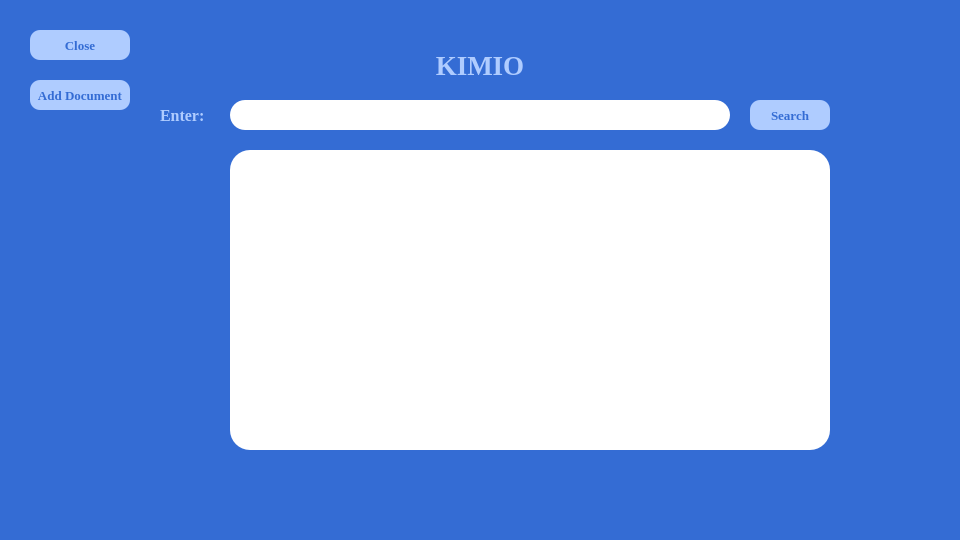
<?xml version="1.0" encoding="UTF-8"?>
<ui version="4.0">
 <class>MainWindow</class>
 <widget class="QMainWindow" name="MainWindow">
  <property name="geometry">
   <rect>
    <x>0</x>
    <y>0</y>
    <width>960</width>
    <height>540</height>
   </rect>
  </property>
  <property name="windowTitle">
   <string>MainWindow</string>
  </property>
  <property name="styleSheet">
   <string notr="true">background-color: rgb(52, 108, 212);</string>
  </property>
  <widget class="QWidget" name="centralwidget">
   <widget class="QStackedWidget" name="stackedWidget">
    <property name="geometry">
     <rect>
      <x>0</x>
      <y>0</y>
      <width>960</width>
      <height>540</height>
     </rect>
    </property>
    <property name="currentIndex">
     <number>0</number>
    </property>
    <widget class="QWidget" name="searchPage">
     <widget class="QTextBrowser" name="resultsBrowser">
      <property name="geometry">
       <rect>
        <x>230</x>
        <y>150</y>
        <width>600</width>
        <height>300</height>
       </rect>
      </property>
      <property name="font">
       <font>
        <family>Times New Roman</family>
        <pointsize>12</pointsize>
       </font>
      </property>
      <property name="styleSheet">
       <string notr="true">color: rgb(52, 108, 212);
background-color: rgb(255, 255, 255);
border-radius: 20px;</string>
      </property>
     </widget>
     <widget class="QLineEdit" name="lineEdit">
      <property name="geometry">
       <rect>
        <x>230</x>
        <y>100</y>
        <width>500</width>
        <height>30</height>
       </rect>
      </property>
      <property name="font">
       <font>
        <family>Times New Roman</family>
        <pointsize>12</pointsize>
       </font>
      </property>
      <property name="styleSheet">
       <string notr="true">color: rgb(52, 108, 212);
background-color: rgb(255, 255, 255);
border-radius: 15px;</string>
      </property>
      <property name="text">
       <string/>
      </property>
     </widget>
     <widget class="QLabel" name="labelEnter">
      <property name="geometry">
       <rect>
        <x>160</x>
        <y>100</y>
        <width>50</width>
        <height>30</height>
       </rect>
      </property>
      <property name="font">
       <font>
        <family>Times New Roman</family>
        <pointsize>12</pointsize>
        <bold>true</bold>
       </font>
      </property>
      <property name="styleSheet">
       <string notr="true">color: rgb(175, 204, 255);</string>
      </property>
      <property name="text">
       <string>Enter:</string>
      </property>
     </widget>
     <widget class="QPushButton" name="buttonSearch">
      <property name="geometry">
       <rect>
        <x>750</x>
        <y>100</y>
        <width>80</width>
        <height>30</height>
       </rect>
      </property>
      <property name="font">
       <font>
        <family>Times New Roman</family>
        <pointsize>10</pointsize>
        <bold>true</bold>
       </font>
      </property>
      <property name="styleSheet">
       <string notr="true">QPushButton
{
	border-radius: 10px;
	color: rgb(52, 108, 212);
	background-color: rgb(175, 204, 255);
}
QPushButton:hover
{
	color: rgb(40, 82, 160);
	background-color: rgb(155, 192, 255);
}</string>
      </property>
      <property name="text">
       <string>Search</string>
      </property>
     </widget>
     <widget class="QPushButton" name="buttonCloseSearch">
      <property name="geometry">
       <rect>
        <x>30</x>
        <y>30</y>
        <width>100</width>
        <height>30</height>
       </rect>
      </property>
      <property name="font">
       <font>
        <family>Times New Roman</family>
        <pointsize>10</pointsize>
        <bold>true</bold>
       </font>
      </property>
      <property name="styleSheet">
       <string notr="true">QPushButton
{
	border-radius: 10px;
	color: rgb(52, 108, 212);
	background-color: rgb(175, 204, 255);
}
QPushButton:hover
{
	color: rgb(40, 82, 160);
	background-color: rgb(155, 192, 255);
}</string>
      </property>
      <property name="text">
       <string>Close</string>
      </property>
     </widget>
     <widget class="QLabel" name="labelName">
      <property name="geometry">
       <rect>
        <x>230</x>
        <y>50</y>
        <width>500</width>
        <height>30</height>
       </rect>
      </property>
      <property name="font">
       <font>
        <family>Times New Roman</family>
        <pointsize>20</pointsize>
        <bold>true</bold>
       </font>
      </property>
      <property name="styleSheet">
       <string notr="true">color: rgb(175, 204, 255);</string>
      </property>
      <property name="text">
       <string>KIMIO</string>
      </property>
      <property name="alignment">
       <set>Qt::AlignmentFlag::AlignCenter</set>
      </property>
     </widget>
     <widget class="QPushButton" name="buttonGoAdd">
      <property name="geometry">
       <rect>
        <x>30</x>
        <y>80</y>
        <width>100</width>
        <height>30</height>
       </rect>
      </property>
      <property name="font">
       <font>
        <family>Times New Roman</family>
        <pointsize>10</pointsize>
        <bold>true</bold>
       </font>
      </property>
      <property name="styleSheet">
       <string notr="true">QPushButton
{
	border-radius: 10px;
	color: rgb(52, 108, 212);
	background-color: rgb(175, 204, 255);
}
QPushButton:hover
{
	color: rgb(40, 82, 160);
	background-color: rgb(155, 192, 255);
}</string>
      </property>
      <property name="text">
       <string>Add Document</string>
      </property>
     </widget>
    </widget>
    <widget class="QWidget" name="resultPage">
     <widget class="QTextEdit" name="resultsEdit">
      <property name="geometry">
       <rect>
        <x>180</x>
        <y>50</y>
        <width>700</width>
        <height>400</height>
       </rect>
      </property>
      <property name="font">
       <font>
        <family>Times New Roman</family>
        <pointsize>16</pointsize>
       </font>
      </property>
      <property name="styleSheet">
       <string notr="true">color: rgb(52, 108, 212);
background-color: rgb(255, 255, 255);
border-radius: 20px;</string>
      </property>
     </widget>
     <widget class="QPushButton" name="buttonGoBack">
      <property name="geometry">
       <rect>
        <x>30</x>
        <y>80</y>
        <width>100</width>
        <height>30</height>
       </rect>
      </property>
      <property name="font">
       <font>
        <family>Times New Roman</family>
        <pointsize>10</pointsize>
        <bold>true</bold>
       </font>
      </property>
      <property name="styleSheet">
       <string notr="true">QPushButton
{
	border-radius: 10px;
	color: rgb(52, 108, 212);
	background-color: rgb(175, 204, 255);
}
QPushButton:hover
{
	color: rgb(40, 82, 160);
	background-color: rgb(155, 192, 255);
}</string>
      </property>
      <property name="text">
       <string>Back</string>
      </property>
     </widget>
     <widget class="QPushButton" name="buttonCloseResult">
      <property name="geometry">
       <rect>
        <x>30</x>
        <y>30</y>
        <width>100</width>
        <height>30</height>
       </rect>
      </property>
      <property name="font">
       <font>
        <family>Times New Roman</family>
        <pointsize>10</pointsize>
        <bold>true</bold>
       </font>
      </property>
      <property name="styleSheet">
       <string notr="true">QPushButton
{
	border-radius: 10px;
	color: rgb(52, 108, 212);
	background-color: rgb(175, 204, 255);
}
QPushButton:hover
{
	color: rgb(40, 82, 160);
	background-color: rgb(155, 192, 255);
}</string>
      </property>
      <property name="text">
       <string>Close</string>
      </property>
     </widget>
    </widget>
    <widget class="QWidget" name="addPage">
     <widget class="QPushButton" name="buttonCloseAdd">
      <property name="geometry">
       <rect>
        <x>30</x>
        <y>30</y>
        <width>100</width>
        <height>30</height>
       </rect>
      </property>
      <property name="font">
       <font>
        <family>Times New Roman</family>
        <pointsize>10</pointsize>
        <bold>true</bold>
       </font>
      </property>
      <property name="styleSheet">
       <string notr="true">QPushButton
{
	border-radius: 10px;
	color: rgb(52, 108, 212);
	background-color: rgb(175, 204, 255);
}
QPushButton:hover
{
	color: rgb(40, 82, 160);
	background-color: rgb(155, 192, 255);
}</string>
      </property>
      <property name="text">
       <string>Close</string>
      </property>
     </widget>
     <widget class="QPushButton" name="buttonGoSearch">
      <property name="geometry">
       <rect>
        <x>30</x>
        <y>80</y>
        <width>100</width>
        <height>30</height>
       </rect>
      </property>
      <property name="font">
       <font>
        <family>Times New Roman</family>
        <pointsize>10</pointsize>
        <bold>true</bold>
       </font>
      </property>
      <property name="styleSheet">
       <string notr="true">QPushButton
{
	border-radius: 10px;
	color: rgb(52, 108, 212);
	background-color: rgb(175, 204, 255);
}
QPushButton:hover
{
	color: rgb(40, 82, 160);
	background-color: rgb(155, 192, 255);
}</string>
      </property>
      <property name="text">
       <string>Back</string>
      </property>
     </widget>
     <widget class="QLineEdit" name="editPath">
      <property name="geometry">
       <rect>
        <x>230</x>
        <y>180</y>
        <width>500</width>
        <height>30</height>
       </rect>
      </property>
      <property name="font">
       <font>
        <family>Times New Roman</family>
        <pointsize>12</pointsize>
       </font>
      </property>
      <property name="styleSheet">
       <string notr="true">color: rgb(52, 108, 212);
background-color: rgb(255, 255, 255);
border-radius: 15px;</string>
      </property>
      <property name="text">
       <string/>
      </property>
     </widget>
     <widget class="QLabel" name="labelPath">
      <property name="geometry">
       <rect>
        <x>230</x>
        <y>120</y>
        <width>311</width>
        <height>30</height>
       </rect>
      </property>
      <property name="font">
       <font>
        <family>Times New Roman</family>
        <pointsize>14</pointsize>
        <bold>true</bold>
       </font>
      </property>
      <property name="styleSheet">
       <string notr="true">color: rgb(175, 204, 255);</string>
      </property>
      <property name="text">
       <string>Enter the path of the document here:</string>
      </property>
     </widget>
     <widget class="QLabel" name="labelSuccess">
      <property name="geometry">
       <rect>
        <x>330</x>
        <y>270</y>
        <width>300</width>
        <height>30</height>
       </rect>
      </property>
      <property name="font">
       <font>
        <family>Times New Roman</family>
        <pointsize>14</pointsize>
        <bold>true</bold>
       </font>
      </property>
      <property name="styleSheet">
       <string notr="true">color: rgb(175, 204, 255);</string>
      </property>
      <property name="text">
       <string/>
      </property>
      <property name="alignment">
       <set>Qt::AlignmentFlag::AlignCenter</set>
      </property>
     </widget>
     <widget class="QPushButton" name="buttonPath">
      <property name="geometry">
       <rect>
        <x>750</x>
        <y>180</y>
        <width>80</width>
        <height>30</height>
       </rect>
      </property>
      <property name="font">
       <font>
        <family>Times New Roman</family>
        <pointsize>10</pointsize>
        <bold>true</bold>
       </font>
      </property>
      <property name="styleSheet">
       <string notr="true">QPushButton
{
	border-radius: 10px;
	color: rgb(52, 108, 212);
	background-color: rgb(175, 204, 255);
}
QPushButton:hover
{
	color: rgb(40, 82, 160);
	background-color: rgb(155, 192, 255);
}</string>
      </property>
      <property name="text">
       <string>Enter</string>
      </property>
     </widget>
    </widget>
   </widget>
  </widget>
  <widget class="QStatusBar" name="statusbar"/>
  <widget class="QMenuBar" name="menubar">
   <property name="geometry">
    <rect>
     <x>0</x>
     <y>0</y>
     <width>960</width>
     <height>21</height>
    </rect>
   </property>
  </widget>
 </widget>
 <resources/>
 <connections/>
</ui>
